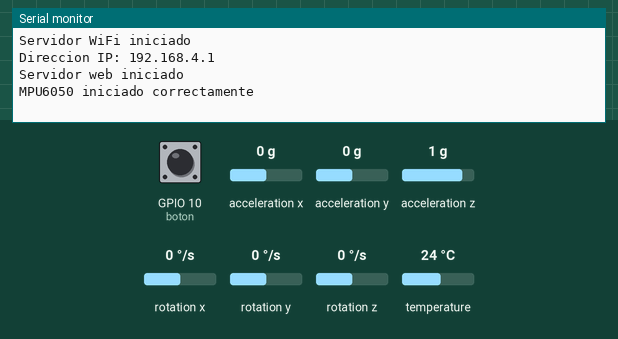
Simulated run of this sketch. Board: ESP32-S3. Parts: the last lines printed to the serial monitor. Inputs (shaded band) come from the test bench; at power-on: GPIO 10 (boton) HIGH, acceleration x 0 g, acceleration y 0 g, acceleration z 1 g, rotation x 0 °/s, rotation y 0 °/s, rotation z 0 °/s, temperature 24 °C.

Above: at 1.2 s.
1.3 s: GPIO 10 (boton) pulled LOW for 0.15 s
At 2.7 s:
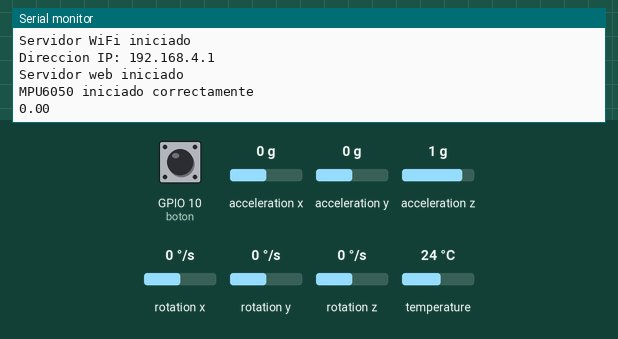
4.3 s: acceleration x set to -1.4 g
At 4.7 s:
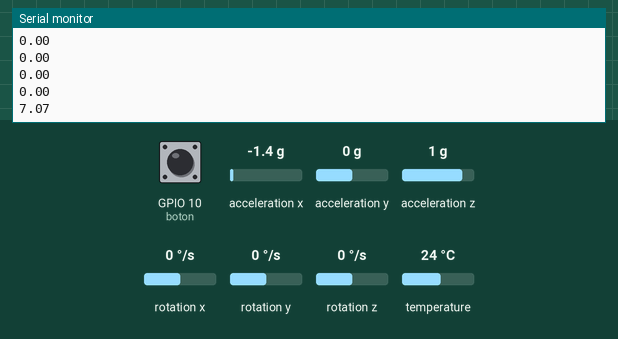
5.8 s: acceleration y set to -1.4 g
At 6.2 s:
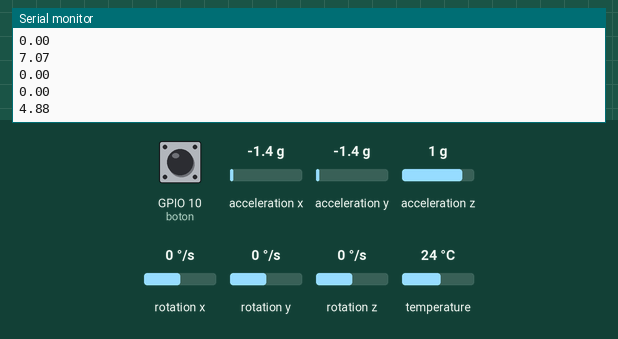
7.3 s: acceleration z set to -1.4 g
At 7.8 s:
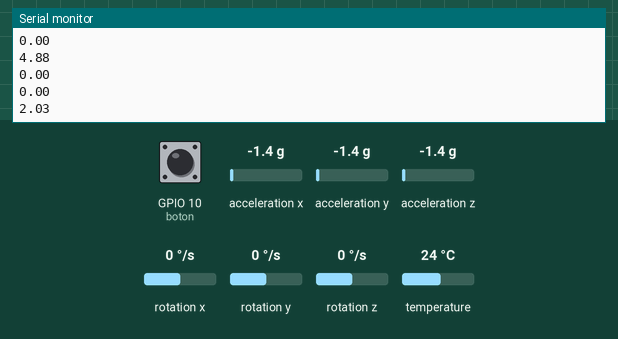
Timing chart, 0 to 9.8 s (numbered marks = the images above; inputs shaded):
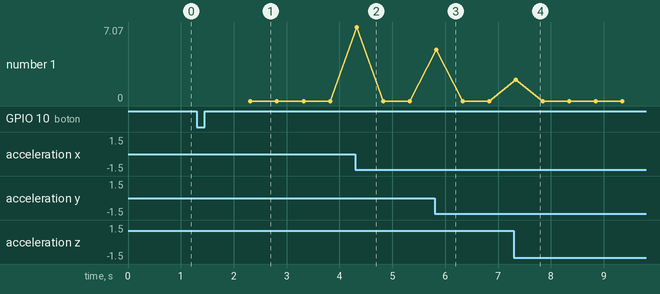

Measured:
- after the input at 1.3 s, the serial monitor: prints a new line after 1.0 s (image 1)
- after the input at 4.3 s, the serial monitor: prints a new line at once (image 2)
- after the input at 5.8 s, the serial monitor: prints a new line at once (image 3)
- after the input at 7.3 s, the serial monitor: prints a new line at once (image 4)

The sketch:

NASA_mpu2_copy.ino
```cpp
#include <Wire.h>
#include <Adafruit_MPU6050.h>
#include <Adafruit_Sensor.h>
#include <WiFi.h>
#include <WebServer.h>
#include <math.h>

Adafruit_MPU6050 mpu;

// configuracion WiFi
const char* ssid = "MPU6050";
const char* password = "123456789";

WebServer server(80);

// PINES
const int boton = 10;

// Estado del boton
bool activo = false;
bool estadoAnterior = HIGH;

// variables contadoras
int movimientoLeve = 0;
int movimientoMedio = 0;
int movimientoFuerte = 0;

// variables
float intensidad = 0;
float aceleracionAnterior = 0;

bool movimientoDetectado = false;

unsigned long tiempoEstable = 0;
unsigned long inicioMedicion = 0;


// Pagina web con el css y HTML
const char pagina[] PROGMEM = R"rawliteral(

<!DOCTYPE html>
<html lang="es">

<head>

<meta charset="UTF-8">

<meta name="viewport" content="width=device-width, initial-scale=1">

<title>Registro de los movimientos</title>

<style>

body {
  font-family: Arial, sans-serif;
  background: #101827;
  color: white;
  text-align: center;
  padding: 20px;
}

h1 {
  color: #38bdf8;
}

table {
  width: 200%;
  max-width: 1000px;
  margin: 30px auto;
  border-collapse: collapse;
  background: #1e293b;
  border-radius: 10px;
  overflow: hidden;
}

th, td {
  padding: 18px;
  border-bottom: 1px solid #334155;
}

th {
  background: #2563eb;
}

td {
  font-size: 20px;
}

.estado {
  color: #38bdf8;
  font-size: 16px;
}

.leve {
  color: #facc15;
}

.medio {
  color: #facc15;
}

.fuerte {
  color: #facc15;
}

.intensidad {
  color: #facc15;
}
</style>

</head>

<body>

<h1>Registro de los movimientos</h1>

<p class="estado" id="estado">Conectando...</p>

<table>

<tr>
  <th>Movimiento</th>
  <th>Cantidad</th>
</tr>

<tr>
  <td class="leve">Leves</td>
  <td id="leve">0</td>
</tr>

<tr>
  <td class="medio">Medios</td>
  <td id="medio">0</td>
</tr>

<tr>
  <td class="fuerte">Fuertes</td>
  <td id="fuerte">0</td>
</tr>

<tr>
  <td class="intensidad">Intensidad</td>
  <td id="intensidad">0</td>
</tr>

</table>


<script>

async function actualizarDatos() {

  try {

    const respuesta = await fetch('/datos');
    const datos = await respuesta.json();

    document.getElementById("leve").textContent = datos.leve;
    document.getElementById("medio").textContent = datos.medio;
    document.getElementById("fuerte").textContent = datos.fuerte;
    document.getElementById("intensidad").textContent = datos.intensidad;

    document.getElementById("estado").textContent =
      datos.activo ? "MEDICION ACTIVA" : "MEDICION PAUSADA";

  }

  catch(error) {

    document.getElementById("estado").textContent =
      "Error de conexion";

  }

}

setInterval(actualizarDatos, 500);

actualizarDatos();

</script>

</body>
</html>

)rawliteral";


// SETUP
void setup() {

  Serial.begin(115200);

  pinMode(boton, INPUT_PULLUP);

  // Iniciar comunicacion I2C
  Wire.begin(17, 18);

  // Iniciar WiFi
  WiFi.softAP(ssid, password);

  Serial.println("Servidor WiFi iniciado");

  Serial.print("Direccion IP: ");
  Serial.println(WiFi.softAPIP());

  // Pagina principal
  server.on("/", []() {

    server.send(200, "text/html", pagina);

  });

  // Enviar datos por json que lo coje de Arduino IDE y se los da al html
  server.on("/datos", []() {

    String json = "{";

    json += "\"leve\":" + String(movimientoLeve) + ",";
    json += "\"medio\":" + String(movimientoMedio) + ",";
    json += "\"fuerte\":" + String(movimientoFuerte) + ",";
    json += "\"intensidad\":" + String(intensidad, 2) + ",";
    json += "\"activo\":" + String(activo ? "true" : "false");

    json += "}";

    server.send(200, "application/json", json);

  });

  // Iniciar servidor web
  server.begin();

  Serial.println("Servidor web iniciado");

  // Iniciar MPU6050
  if (!mpu.begin()) {

    Serial.println("ERROR: MPU6050 no encontrado");

    while (1) {
      server.handleClient();
      delay(10);
    }

  }

  Serial.println("MPU6050 iniciado correctamente");

}


// LOOP
void loop() {

  // Atender solicitudes web
  server.handleClient();


  // Leer el boton con una booleana que determina si activo o !activo
  bool estadoBoton = digitalRead(boton);

  if (estadoBoton == LOW && estadoAnterior == HIGH) {

    activo = !activo;

    if (activo) {

      aceleracionAnterior = 0;
      movimientoDetectado = false;
      tiempoEstable = 0;
      inicioMedicion = millis();

    }

    delay(200);

  }

  estadoAnterior = estadoBoton;


  // Si esta pausado no devuelve nada
  if (!activo) {

    delay(10);
    return;

  }


  //Leer el mpu o sensor de movimiento
  sensors_event_t a, g, temp;

  mpu.getEvent(&a, &g, &temp);


  // Calcular aceleracion buscando la raiz cuadrada de cada eje sumado con los otros
  float aceleracion = sqrt(

    a.acceleration.x * a.acceleration.x +
    a.acceleration.y * a.acceleration.y +
    a.acceleration.z * a.acceleration.z

  );


  // Estabilizacion inicial a partir del inicioMedicion
  if (millis() - inicioMedicion < 1000) {

    aceleracionAnterior = aceleracion;

    delay(10);
    return;

  }


  //calcula la intensidad sacando el valor absoluto de la aceleracion - la anterior
  intensidad = fabs(aceleracion - aceleracionAnterior);


  // Booleana que determina si se mide o no segun la intensidad
  if (intensidad > 2.00 && !movimientoDetectado) {

    movimientoDetectado = true;

  }


  //Clasifica el movimiento segun la intensidad. yo lo puse en rango para que no coja medidas dobles
  if (intensidad > 2.00 && movimientoDetectado) {

    if (intensidad < 5.00) {

      movimientoLeve++;

    }

    else if (intensidad <= 13.00 && intensidad >= 5.01) {

      movimientoMedio++;

    }

    else {

      movimientoFuerte++;

    }

  }


  // Solo se estabiliza cuando la intensidad es menor a 0.15. Si esto no se da entonces no vuelve a tomar otra medida
  if (intensidad < 0.15) {

    if (tiempoEstable == 0) {

      tiempoEstable = millis();

    }

    if (millis() - tiempoEstable >= 500) {

      movimientoDetectado = false;

    }

  }

  else {

    tiempoEstable = 0;

  }
  //restablece el valor de la aceleracion

  aceleracionAnterior = aceleracion;


  //Esta  ultima parte es para mostrar el resultado en el serial y que el plotter lo grafique solo

  Serial.println(intensidad);


  delay(500);

}
```
